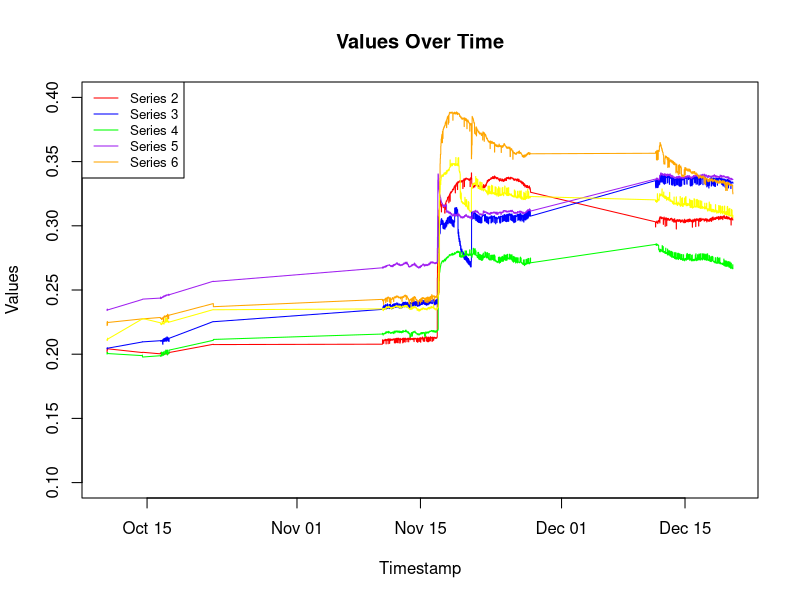

This figure's R source:
#codes for Paddock Soil Data Processing
#updoad soil data from .dat file

#Read the file without headers
tempData <- read.table(file = "Ross T1_SoilData.dat", header = FALSE, sep = "\t")

# Check that the file has been read correctly by looking at the top
head(tempData)
str(tempData)

# Set the column names to the values of the second row
colnames(tempData) <- as.character(tempData[2, ])

# Remove unnecessary rows 
SoilData <- tempData[-c(1, 2, 3, 4), ]

# Confirm the changes by looking at the top of the modified dataframe
head(SoilData)
str(SoilData)


# Create new data frame 'EC' using the column indices
# 
EC <- SoilData[, c(1, 4, 7, 10, 13, 16, 19)]

# Alternatively, if the columns are consecutive, you can use
# EC <- SoilData[, 1:6]

# Check the structure and head of the 'EC' dataset
str(EC)
head(EC)

# Assuming EC is already loaded and we want to exclude rows with any zeros
ECp <- EC[!apply(EC == 0, 1, any), ]

# Check the structure and head of the 'ECp' dataset
str(ECp)
head(ECp)
 
#Write the 'ECp' dataframe to a .dat file with a tab delimiter and save it
write.table(ECp, file = "ECp.dat", sep = "\t", row.names = FALSE, col.names = TRUE)


#Create the plot using ggplot2

#Assuming ECp has been loaded and column 1 is in the expected date format

# Convert the date strings in column 1 to POSIXct datetime objects
ECp[, 1] <- as.POSIXct(ECp[, 1], format = "%d/%m/%Y %H:%M")

#Choose your desired y-axis limits (and change it manually in line below).
y_min <- min(c(ECp[, 2], ECp[, 3], ECp[, 4], ECp[, 5], ECp[, 6], ECp[, 7]), na.rm = TRUE)
y_max <- max(c(ECp[, 2], ECp[, 3], ECp[, 4], ECp[, 5], ECp[, 6], ECp[, 7]), na.rm = TRUE)

#Create a plot with timestamp on the x-axis and adjusted y-axis limits (adjust the y_max and y_min as you wish)
plot(ECp[, 1], ECp[, 2], type = 'l', col = 'red', xlab = 'Timestamp', ylab = 'Values', 
     main = 'Values Over Time', ylim = c(0.1, 0.4))

# Add the rest of the series to the same plot
lines(ECp[, 1], ECp[, 3], col = 'blue')
lines(ECp[, 1], ECp[, 4], col = 'green')
lines(ECp[, 1], ECp[, 5], col = 'purple')
lines(ECp[, 1], ECp[, 6], col = 'orange')
lines(ECp[, 1], ECp[, 7], col = 'yellow')
# Add a legend to distinguish the different lines
legend("topleft", legend = c("Series 2", "Series 3", "Series 4", "Series 5", "Series 6"), 
       col = c('red', 'blue', 'green', 'purple', 'orange', 'yellow'), lty = 1, cex = 0.8)


# make a graph to compare EC across lysimeters









